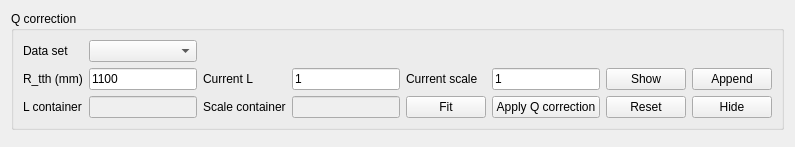
           <widget class="QWidget" name="tab">
            <attribute name="title">
             <string>Data</string>
            </attribute>
            <layout class="QVBoxLayout" name="verticalLayout_19">
             <item>
              <widget class="QGroupBox" name="groupBox_q_correction">
               <property name="enabled">
                <bool>true</bool>
               </property>
               <property name="title">
                <string>Q correction</string>
               </property>
               <layout class="QGridLayout" name="gridLayout">
                <item row="0" column="0">
                 <widget class="QLabel" name="label_22">
                  <property name="text">
                   <string>Data set</string>
                  </property>
                 </widget>
                </item>
                <item row="0" column="1">
                 <widget class="QComboBox" name="comboBox_dataset2"/>
                </item>
                <item row="1" column="0">
                 <widget class="QLabel" name="label_27">
                  <property name="text">
                   <string>R_tth (mm)</string>
                  </property>
                 </widget>
                </item>
                <item row="1" column="1">
                 <widget class="QLineEdit" name="lineEdit_r_tth">
                  <property name="text">
                   <string>1100</string>
                  </property>
                 </widget>
                </item>
                <item row="2" column="0">
                 <widget class="QLabel" name="label_23">
                  <property name="text">
                   <string>L container</string>
                  </property>
                 </widget>
                </item>
                <item row="1" column="2">
                 <widget class="QLabel" name="label_26">
                  <property name="text">
                   <string>Current L</string>
                  </property>
                 </widget>
                </item>
                <item row="1" column="3">
                 <widget class="QLineEdit" name="lineEdit_L">
                  <property name="text">
                   <string>1</string>
                  </property>
                 </widget>
                </item>
                <item row="1" column="5">
                 <widget class="QLabel" name="label_25">
                  <property name="text">
                   <string>Current scale</string>
                  </property>
                 </widget>
                </item>
                <item row="1" column="6">
                 <widget class="QLineEdit" name="lineEdit_scale">
                  <property name="text">
                   <string>1</string>
                  </property>
                 </widget>
                </item>
                <item row="1" column="8">
                 <widget class="QPushButton" name="pushButton_show">
                  <property name="text">
                   <string>Show</string>
                  </property>
                 </widget>
                </item>
                <item row="1" column="9">
                 <widget class="QPushButton" name="pushButton_append">
                  <property name="text">
                   <string>Append</string>
                  </property>
                 </widget>
                </item>
                <item row="2" column="1">
                 <widget class="QLineEdit" name="lineEdit_L_container">
                  <property name="enabled">
                   <bool>false</bool>
                  </property>
                 </widget>
                </item>
                <item row="2" column="2">
                 <widget class="QLabel" name="label_24">
                  <property name="text">
                   <string>Scale container</string>
                  </property>
                 </widget>
                </item>
                <item row="2" column="3">
                 <widget class="QLineEdit" name="lineEdit_scale_container">
                  <property name="enabled">
                   <bool>false</bool>
                  </property>
                 </widget>
                </item>
                <item row="2" column="5">
                 <widget class="QPushButton" name="pushButton_fit">
                  <property name="text">
                   <string>Fit</string>
                  </property>
                 </widget>
                </item>
                <item row="2" column="6">
                 <widget class="QPushButton" name="pushButton_apply">
                  <property name="text">
                   <string>Apply Q correction</string>
                  </property>
                 </widget>
                </item>
                <item row="2" column="8">
                 <widget class="QPushButton" name="pushButton_reset">
                  <property name="text">
                   <string>Reset</string>
                  </property>
                 </widget>
                </item>
                <item row="2" column="9">
                 <widget class="QPushButton" name="pushButton_hide">
                  <property name="text">
                   <string>Hide</string>
                  </property>
                 </widget>
                </item>
               </layout>
              </widget>
             </item>
             <item>
              <widget class="GraphicsLayoutWidget" name="widget_data" native="true"/>
             </item>
            </layout>
           </widget>
